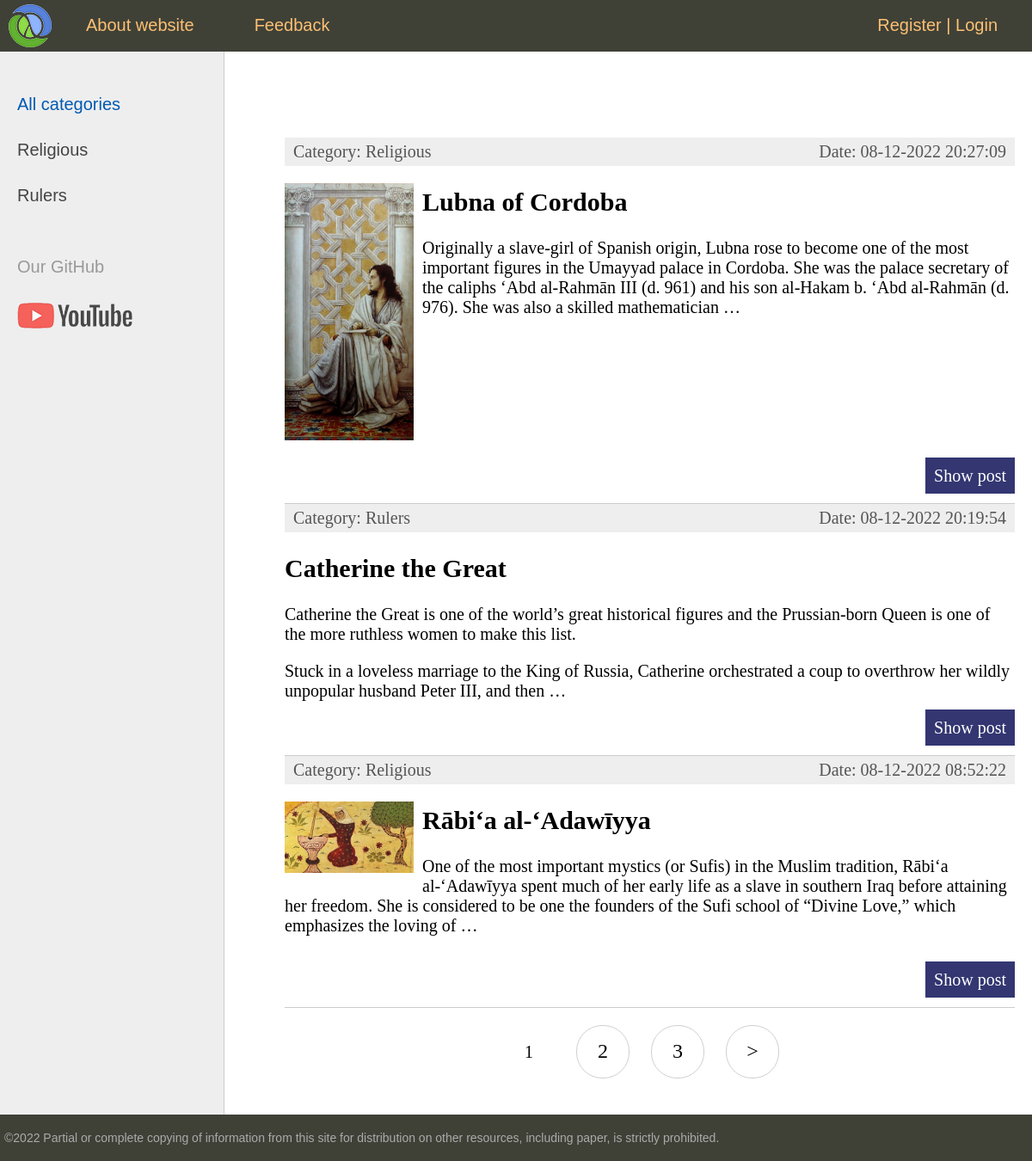
/, run on an earlier commit of the app's database.
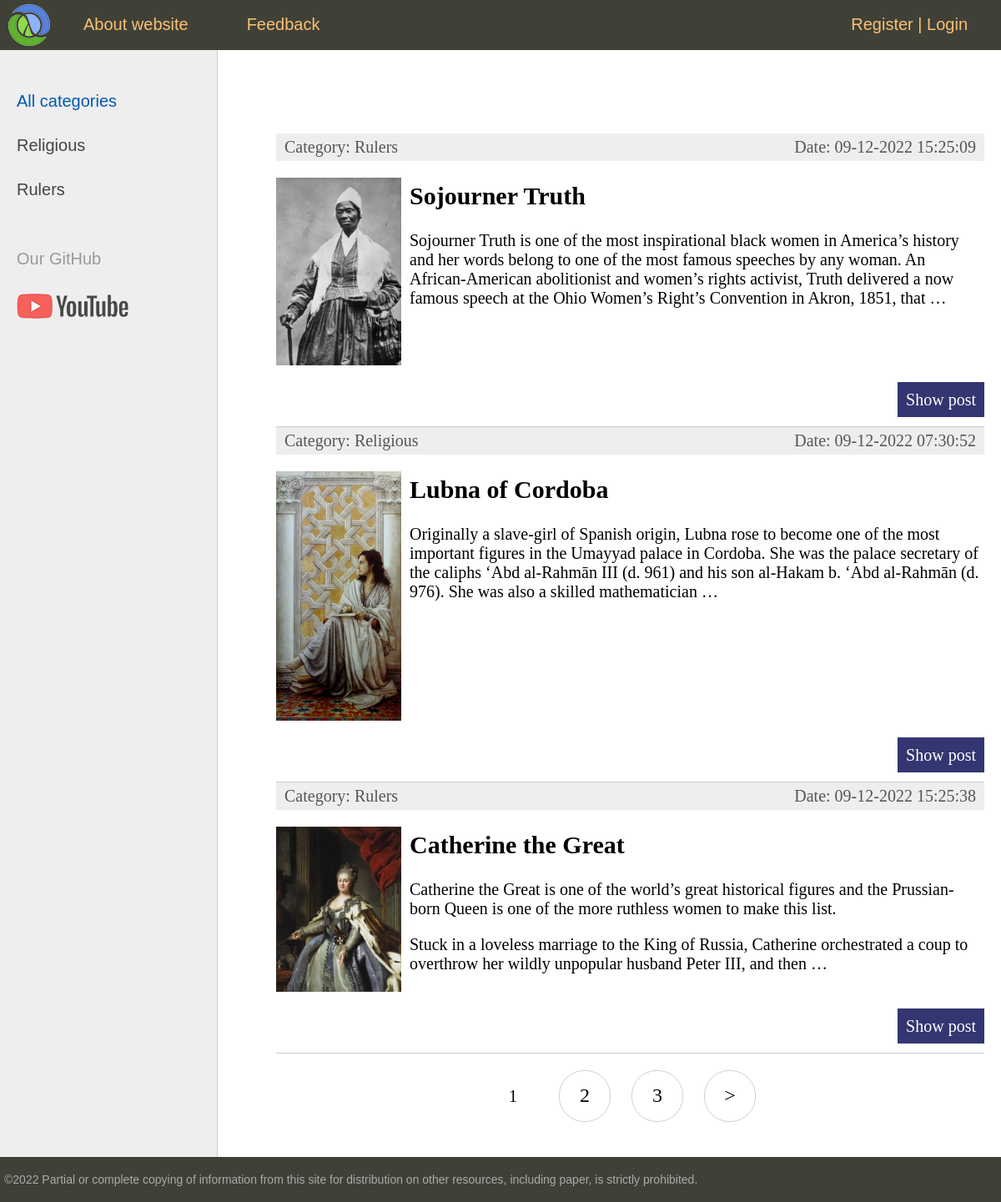
And on a later commit of the database.
### women/models.py (models this page shows, shortened)
class Category(models.Model):
    name = models.CharField(max_length=100, db_index=True, verbose_name='Category')
    slug = models.SlugField(max_length=255, unique=True, db_index=True, verbose_name='URL')
    def get_absolute_url(self):
        return reverse('category', kwargs={'cat_slug': self.slug})
    class Meta:
        verbose_name = 'Category'
        verbose_name_plural = "Categories"
        ordering = ['id']

class Women(models.Model):
    title = models.CharField(max_length=250, verbose_name='Title')
    slug = models.SlugField(max_length=255, unique=True, db_index=True, verbose_name='URL')
    content = models.TextField(blank=True, verbose_name="Article's content")
    photo = models.ImageField(upload_to='photos/%Y/%m/%d/', blank=True)
    time_create = models.DateTimeField(auto_now_add=True)
    time_update = models.DateTimeField(auto_now=True)
    is_published = models.BooleanField(default=True)
    cat = models.ForeignKey('Category', on_delete=models.PROTECT, verbose_name='Category')
    def get_absolute_url(self):
        return reverse('post', kwargs={'post_slug': self.slug})
    class Meta:
        verbose_name = verbose_name_plural = 'Famous Women'
        ordering = ['-time_create', 'title']

### women/views.py (the view)
# urls.py: path('', WomenHome.as_view(), name='home'),
class WomenHome(DataMixin, ListView):
    model = Women
    template_name = 'women/index.html'
    context_object_name = 'posts'
    def get_context_data(self, *, object_list=None, **kwargs):
        context = super(WomenHome, self).get_context_data(**kwargs)
        c_def = self.get_user_context(title='Main page')
        return dict(list(context.items()) + list(c_def.items()))  # combining dictionaries
    def get_queryset(self):  # We chose what we need to get from the model
        return Women.objects.filter(is_published=True).select_related(
            'cat')  # greedy query to reduce the load on the database

### women/utils.py (called while the page is built)
    def get_user_context(self, **kwargs):
        context = kwargs
        cats = cache.get('cats')
        if not cats:
            cats = Category.objects.annotate(Count('women'))  # we did it because we have to get count of women's objects
            cache.set('cats', cats, 60)
        context['cats'] = cats
        user_menu = menu.copy()
        if not self.request.user.is_authenticated:
            user_menu.pop(1)
        context['menu'] = user_menu
        if 'cat_selected' not in context:
            context['cat_selected'] = 0
        return context

### women/templates/women/index.html (shortened to what this page needs)
{% extends 'women/base.html' %}
{% block content %}
    <ul class="list-articles">
        {% for p in posts %}
            <li>
                <div class="article-panel">
                    <p class="first">Category: {{ p.cat.name }}</p>
                    <p class="last">Date: {{ p.time_update|date:'d-m-Y H:i:s' }}</p>
                </div>
                {% if p.photo %}
                <p><img src="{{ p.photo.url }}" alt="" class="img-article-left thumb"></p>
                {% endif %}
                <h2>{{ p.title }}</h2>
                {{ p.content|linebreaks|truncatewords:50 }}
                <p class="link-read-post"><a href="{{ p.get_absolute_url }}">Show post</a></p>
            </li>
        {% endfor %}
    </ul>
{% endblock %}

### women/templates/women/base.html (shortened to what this page needs)
{% load static %}
{% load women_tags %}
<!DOCTYPE html>
<html>
<head>
    <link type="text/css" href="{% static 'women/css/styles.css' %}" rel="stylesheet"/>
</head>
<body>
<table class="table-page" border=0 cellpadding="0" cellspacing="0">
    <tr>
        <td valign=top>
            {% block mainmenu %}
                <div class="header">
                    <ul id="mainmenu" class="mainmenu">
                        <li class="logo"><a href="{% url 'home' %}">
                            <div class="logo"></div>
                        </a>
                            {% for m in menu %}
                                <li><a href="{% url m.url_name %}">{{ m.title }}</a></li>
                            {% endfor %}
                        <li class="last">
                            {% if request.user.is_authenticated %}
                                <li class="last">Hi, {{ user.username|title }} | <a href="{% url 'logout' %}">Logout</a>
                                </li>
                            {% else %}
                                <a href="{% url 'register' %}">Register</a> | <a href="{% url 'login' %}">Login</a>
                            {% endif %}
                        </li>
                    </ul>
                </div>
            {% endblock mainmenu %}
            <table class="table-content" border=0 cellpadding="0" cellspacing="0">
                <tr>
                    <td valign="top" class="left-chapters">
                        <ul id="leftchapters">
                            {% if cat_selected == 0 %}
                                <li class="selected">All categories</li>
                            {% else %}
                                <li><a href="{% url 'home' %}">All categories</a></li>
                            {% endif %}
                            {% for c in cats %}
                                {% if c.women__count > 0 %}
                                    {% if c.slug == cat_selected %}
                                        <li class="selected">{{ c.name }}</li>
                                    {% else %}
                                        <li><a href="{{ c.get_absolute_url }}">{{ c.name }}</a></li>
                                    {% endif %}
                                {% endif %}
                            {% endfor %}
                            <li class="share">
                                <p>Our GitHub</p>
                                <a class="share-yt" href="https://github.com/brestok-1" target="_blank"
                                   rel="nofollow"></a>
                            </li>
                        </ul>
                    </td>
                    <td valign="top" class="content">
                        <div class="content-text">
                            {% block content %}
                            {% endblock %}
                            {% if page_obj.has_other_pages %}
                                <nav class="list-pages">
                                    <ul>
                                        {% for p in paginator.page_range %}
                                            {% if page_obj.number == p %}
                                                <li class="page-num page-num-selected">{{ p }}</li>
                                                {% elif p >= page_obj.number|add:-2 and p <= page_obj.number|add:2 %}
                                                <li class="page-num">
                                                    <a href="?page={{ p }}">{{ p }}</a>
                                                </li>
                                            {% endif %}
                                        {% endfor %}
                                        {% if page_obj.has_next %}
                                            <li class="page-num">
                                                <a href="?page={{ page_obj.next_page_number }}">&gt;</a>
                                            </li>
                                        {% endif %}
                                    </ul>
                                </nav>
                            {% endif %}
                        </div>
                    </td>
                </tr>
            </table>
        </td>
    </tr>
    <tr>
        <td valign=top>
            <div id="footer">
                <p>&copy;2022 Partial or complete copying of information from this site for distribution on other
                    resources, including paper, is strictly prohibited.</p>
            </div>
        </td>
    </tr>
</table>
</body>
</html>

### women/static/women/css/styles.css (style rules this page uses)
html, body { font-family: 'Arial'; margin: 0; padding: 0; height: 100%; width: 100%; color: #444; }
a { color: #0059b2; text-decoration: none; }
img { max-width: 600px; height: auto; }
img.img-article-left { max-width: 300px; height: auto; float: left; padding: 0 10px 10px 0; }
img.img-article-left.thumb { max-width: 150px; height: auto; }
p.link-read-post { text-align: right; }
p.link-read-post a { padding: 10px; min-width: 100px; background: #333671; color: #fff; text-decoration: none; }
div.article-panel { background: #eee; padding: 5px 10px 5px 10px; box-sizing: border-box; overflow: hidden; color: #555; }
div.article-panel p.first { margin: 0; float: left; }
div.article-panel p.last { margin: 0; float: right; }
ul.list-articles { list-style: none; margin: 0; padding: 0; }
ul.list-articles li { border-bottom: 1px solid #ccc; }
.table-page { width: 100%; height: 100%; vertical-align: top; }
.table-page tr { height: 100%; }
.header { background: #3F4137; height: 60px; }
.logo { background: url('../images/logo.png') no-repeat 10px 5px; width: 70px; height: 60px; }
ul.mainmenu { list-style: none; margin: 0; padding: 0; height: 60px; color: #fdc073; font-size: 20px; overflow: hidden; }
ul.mainmenu li { float: left; margin: 18px 40px 0 30px; }
ul.mainmenu li.logo { margin: 0; }
ul.mainmenu li.last { float: right; }
ul.mainmenu li a { color: #fdc073; text-decoration: none; }
.table-content { width: 100%; min-height: 100%; height: 100%; }
.left-chapters { margin: 0; background: #eee; border-right: 1px solid #ccc; min-height: 100%; }
.left-chapters ul { width: 230px; min-height: 100%; margin: 0; padding: 20px 10px 10px 20px; list-style: none; font-size: 20px; }
.left-chapters ul li { margin: 30px 0 0 0; color: #999; }
.left-chapters ul li.selected { color: #0059b2; }
.left-chapters ul li a { color: #444; text-decoration: none; }
.left-chapters ul li.share { margin: 60px 0 0 0; }
.left-chapters ul li.share p { margin: 30px 0 30px 0; }
.left-chapters ul li.share a { display: inline-block; width: 40px; height: 40px; margin: 0 20px 0 0; }
.left-chapters ul li.share a.share-yt { width: 100%; height: 30px; background: url('../images/share_yt.png') no-repeat 0 0 }
.content { padding: 40px 20px 20px 40px; width: 100%; box-sizing: border-box; }
.content-text { margin: 60px 0 0 30px; color: #000; font-size: 20px; font-family: Yandex Sans Display Light; }
#footer { box-sizing: border-box; background: #3F4137; padding: 5px; color: #aaa; font-size: 14px; font-family: Verdana, Geneva, Arial, Helvetica; text-align: left; overflow: hidden; }
.list-pages { text-align: center; margin: 0 0 20px 0; }
.list-pages ul { margin: 20px 0 0 0; padding: 0; list-style: none; }
.list-pages ul li { display: inline-block; margin: 0 20px 0 0; }
.list-pages a { color: #000; font-size: 24px; text-decoration: none; }
.list-pages .page-num, .page-num-selected { display: inline-block; width: 60px; height: 44px; padding: 16px 0 0 0; border: 1px solid #d0d0d0; border-radius: 30px; }
.list-pages .page-num-selected { border: none; color: #000; font-size: 20px; }

What changed in the data, as far as the page shows it:
no longer on this page (row unchanged): Women: cat.name "Religious", time_update "08-12-2022 08:52:22", photo (picture), title "Rābi‘a al-‘Adawīyya", content "One of the most important mystics (or Sufis) in the Muslim tradition, Rābi‘a al-‘Adawīyya spent much of her early life as a slave in southern Iraq before attaining her freedom. She is considered to be one the founders of the Sufi school of “Divine Love,” which emphasizes the loving of …"
added Women: cat.name "Rulers", time_update "09-12-2022 15:25:09", photo (picture), title "Sojourner Truth", content "Sojourner Truth is one of the most inspirational black women in America’s history and her words belong to one of the most famous speeches by any woman. An African-American abolitionist and women’s rights activist, Truth delivered a now famous speech at the Ohio Women’s Right’s Convention in Akron, 1851, that …"
changed Women "Lubna of Cordoba": time_update "08-12-2022 20:27:09" → "09-12-2022 07:30:52"
changed Women "Catherine the Great": time_update "08-12-2022 20:19:54" → "09-12-2022 15:25:38"; photo: picture added
